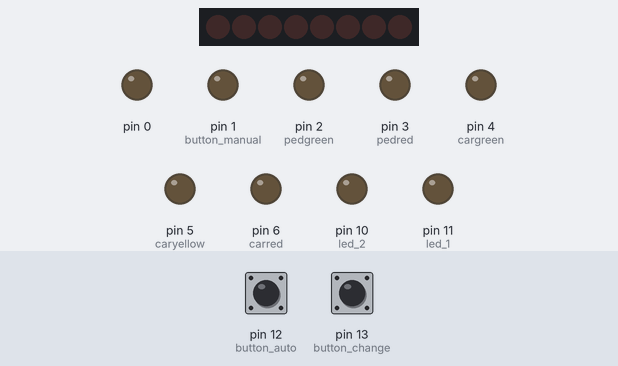
Bench run of a sketch on a simulated Arduino Uno, built with avr-gcc and run on an emulated ATmega328P. Parts: 8 shift-register outputs drawn as a row of LEDs (first output left, lit = HIGH), output pins drawn as LEDs (lit = HIGH). Wiring (inferred from the names in the program): shift register (74HC595): data pin 8; shift clock pin 9; latch pin 7. Wiring (inferred from the signals the program sends): row of LEDs: on Q0, Q1, Q2, Q3, Q4, Q5, Q6, Q7. The test bench sets the inputs (shaded band); at power-on: pin 12 (button_auto) LOW, pin 13 (button_change) LOW. Pins used as bus, display or sensor lines are not drawn.

Above: at 1.2 s.
1.3 s: pin 12 (button_auto) pulled HIGH for 0.15 s
At 1.6 s:
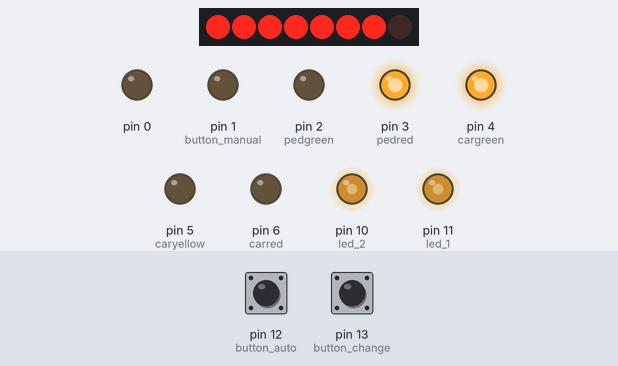
At 3.4 s:
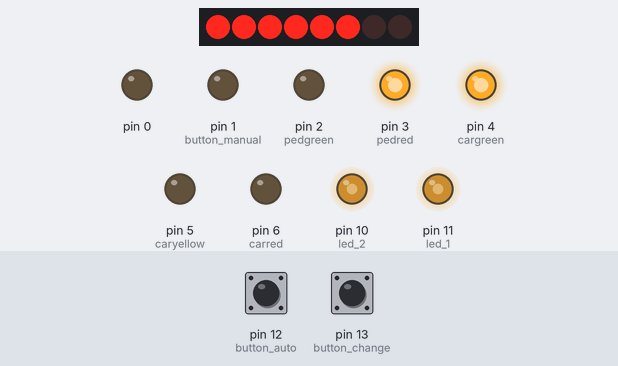
Timing chart, 0 to 16.3 s (numbered marks = the images above; inputs shaded):
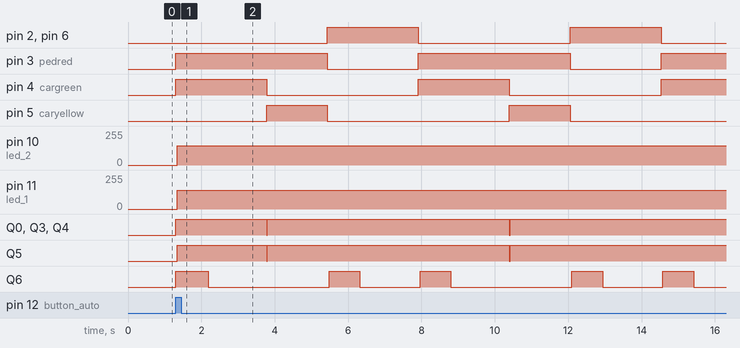

The sketch:

Project.ino
```cpp
#define pedgreen 2
#define pedred 3
#define cargreen 4
#define caryellow 5
#define carred 6
#define st_cp 7
#define ds 8
#define sh_cp 9
#define led_1 11
#define led_2 10
#define button_auto 12
#define button_manual 1
#define button_change 13
int mode;
int temp1=0;
int temp2=0;
int button_state1=0;
int button_state3=0;
int button_state2;
int button_prev1 = 0;
int button_prev2 = 0;
//byte a[] = {0xF6,0xFE,0xE0,0xBE,0xB6,0x66,0xF2,0xDA,0x60,0xFC};
byte b[] = {0x6F,0x7F,0x07,0x7D,0x6D,0x66,0x4F,0x5B,0x06,0x3F};
void setup()
{
  for (int i = 0; i<12; i++)
  {
    pinMode(i, OUTPUT);
  }
  pinMode(12, INPUT);
  pinMode(13, INPUT);
}
void cargreentoyellow()
{
  digitalWrite(cargreen, LOW);
  digitalWrite(caryellow, HIGH);
}
void caryellowtored()
{
  digitalWrite(pedred, LOW);
  digitalWrite(caryellow, LOW);
  digitalWrite(carred,HIGH);
  digitalWrite(pedgreen, HIGH);
}
void blinklight()
{
    digitalWrite(pedgreen, HIGH);
    delay(200);
    digitalWrite(pedgreen, LOW);
    delay(200);
}
void timecount(int second)
{
   for (int j=99-second; j<100;j++)
  {
    for (int i=0; i< 370;i++) {
    digitalWrite(led_1, 1);
    digitalWrite(st_cp, LOW);
    shiftOut(ds, sh_cp, MSBFIRST, b[j%10]);
    digitalWrite(st_cp, HIGH);
    digitalWrite(led_2, 0);
    delay(1);
    digitalWrite(led_2, 1);
    digitalWrite(st_cp, LOW);
    shiftOut(ds, sh_cp, MSBFIRST, b[j/10]);
    digitalWrite(st_cp, HIGH);
    digitalWrite(led_1, 0);
    delay(1);
    /*if (carred == HIGH && j >96)
    {
      blinklight();
    }*/
    }
  }
}
void nonecrowd()
{
  digitalWrite(carred, LOW);
  digitalWrite(pedgreen, LOW);
  digitalWrite(cargreen, HIGH);
  digitalWrite(pedred, HIGH);
  timecount(2);
  cargreentoyellow();
  timecount(1);
  caryellowtored();
  timecount(2);
  digitalWrite(carred, LOW);
  digitalWrite(pedgreen,LOW);
}
void crowd()
{

  button_state2=digitalRead(button_change);
  if(button_state2==HIGH && button_prev2==LOW)
  {
    if (temp2==0)
    {
      digitalWrite(cargreen, HIGH);
      digitalWrite(pedred, HIGH);
      digitalWrite(carred, LOW);
      digitalWrite(pedgreen, LOW);
      temp2=1;
    }
    else
    {
      digitalWrite(cargreen, LOW);
      digitalWrite(pedred, LOW);
      digitalWrite(carred, HIGH);
      digitalWrite(pedgreen, HIGH);
      temp2=0;
    }
  }
  button_prev2=button_state2;

}
void loop()
{
  button_state1 = 0;
  button_state3 = 0;
  button_state1 = digitalRead(button_auto);
  button_state3 = digitalRead(button_manual);
  if(button_state1==HIGH)
  {
    mode=1;
  }
  if(button_state3==HIGH)
  {
    mode=2;
  }
  if(mode==1)
  {
    nonecrowd();
  }
  else
  {
    crowd();
  }
}
```

Measured:
- after the input at 1.3 s, pin 2 (pedgreen): alternates HIGH for 2.5 s and LOW for 4.1 s, starting after 4.1 s; pin 3 (pedred): alternates HIGH for 4.1 s and LOW for 2.5 s, starting at once
